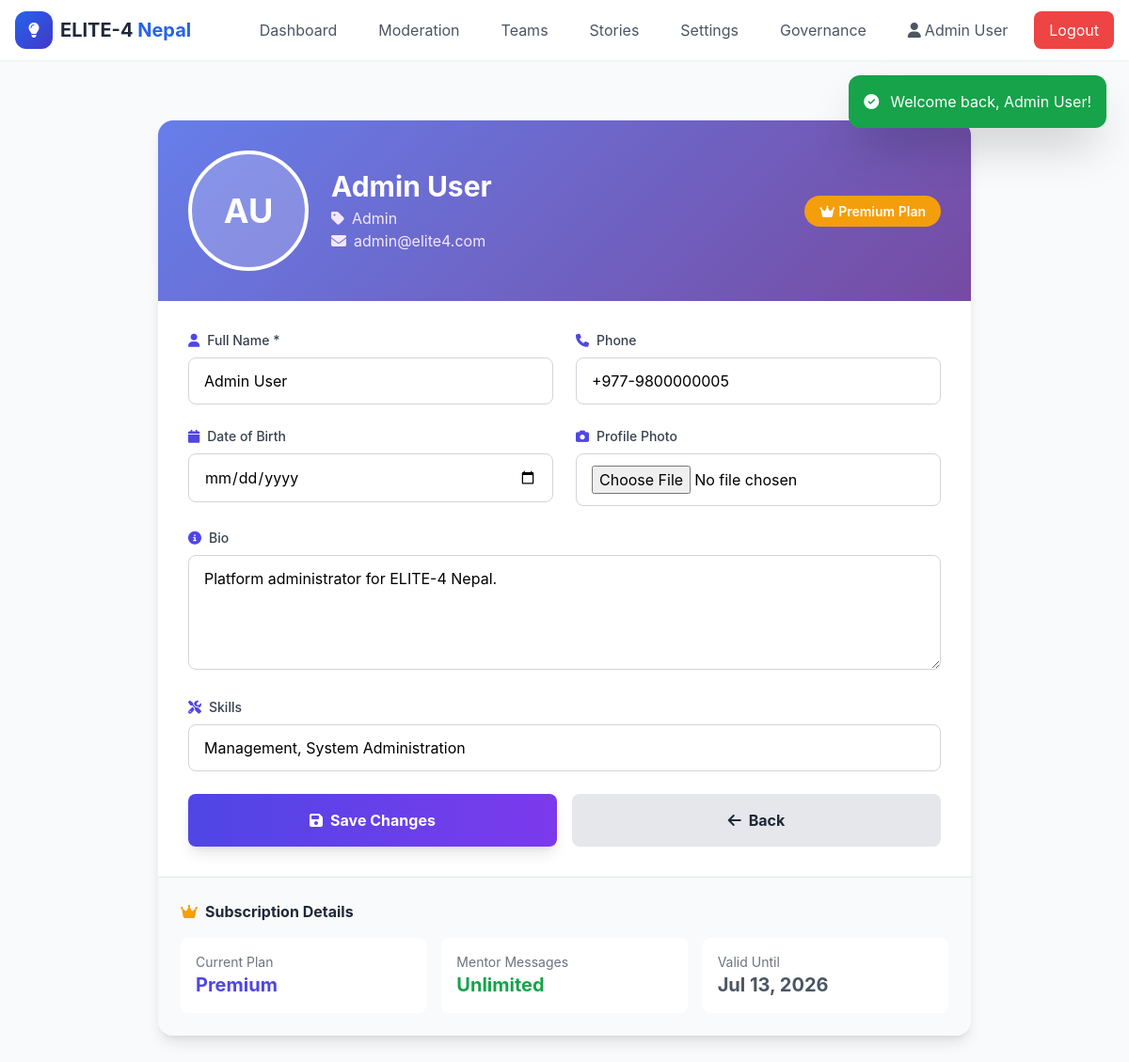
/profile.php (signed in), run on the app's committed database.
### tables this page shows
CREATE TABLE `users` (
  `id` INT AUTO_INCREMENT PRIMARY KEY,
  `name` VARCHAR(100) NOT NULL,
  `email` VARCHAR(100) UNIQUE NOT NULL,
  `phone` VARCHAR(20) DEFAULT NULL,
  `password` VARCHAR(255) NOT NULL,
  `role` ENUM('citizen', 'student', 'sponsor', 'mentor', 'admin', 'moderator') NOT NULL DEFAULT 'citizen',
  `bio` TEXT DEFAULT NULL,
  `skills` TEXT DEFAULT NULL,
  `profile_photo` VARCHAR(255) DEFAULT NULL,
  `date_of_birth` DATE DEFAULT NULL,
  `is_active` TINYINT(1) DEFAULT 1,
  `trust_score` INT DEFAULT 100,
  `projects_completed` INT DEFAULT 0,
  `created_at` TIMESTAMP DEFAULT CURRENT_TIMESTAMP,
  `updated_at` TIMESTAMP DEFAULT CURRENT_TIMESTAMP ON UPDATE CURRENT_TIMESTAMP
);

CREATE TABLE `user_subscriptions` (
  `id` INT AUTO_INCREMENT PRIMARY KEY,
  `user_id` INT NOT NULL,
  `plan` ENUM('free', 'plus', 'premium') NOT NULL DEFAULT 'free',
  `start_date` DATE NOT NULL,
  `end_date` DATE NOT NULL,
  `mentor_messages_used` INT DEFAULT 0,
  `mentor_messages_reset_at` DATE DEFAULT NULL,
  `status` ENUM('active', 'expired', 'cancelled') DEFAULT 'active',
  FOREIGN KEY (`user_id`) REFERENCES `users`(`id`) ON DELETE CASCADE
);

### profile.php (the view, shortened to what this page needs)
<?php
require_once 'config.php';
$user = getCurrentUser();
$sub = getUserSubscription($user['id']);
$user = getCurrentUser();
getHeader('Profile');
?>
<div class="max-w-4xl mx-auto px-4 py-8">
    <div class="bg-white rounded-2xl shadow-lg overflow-hidden">
        <div class="gradient-bg p-8 text-white">
            <div class="flex flex-col md:flex-row items-center gap-6">
                <div class="relative">
                    <?php if ($user['profile_photo'] && file_exists($user['profile_photo'])): ?>
                        <img src="<?= e($user['profile_photo']) ?>" class="w-32 h-32 rounded-full object-cover border-4 border-white">
                    <?php else: ?>
                        <div class="w-32 h-32 rounded-full bg-white/20 flex items-center justify-center border-4 border-white">
                            <span class="text-4xl font-bold"><?= getInitials($user['name']) ?></span>
                        </div>
                    <?php endif; ?>
                </div>
                <div class="text-center md:text-left">
                    <h1 class="text-3xl font-bold"><?= e($user['name']) ?></h1>
                    <p class="text-purple-100 mt-1">
                        <i class="fas fa-tag mr-2"></i><?= ucfirst(e($user['role'])) ?>
                    </p>
                    <p class="text-purple-100">
                        <i class="fas fa-envelope mr-2"></i><?= e($user['email']) ?>
                    </p>
                </div>
                <div class="md:ml-auto text-center">
                    <span class="px-4 py-2 rounded-full text-sm font-semibold <?= $sub['is_premium'] ? 'bg-amber-500' : ($sub['is_plus'] ? 'bg-purple-500' : 'bg-gray-500') ?>">
                        <i class="fas fa-crown mr-1"></i><?= ucfirst($sub['plan']) ?> Plan
                    </span>
                </div>
            </div>
        </div>
        <div class="p-8">
            <form method="POST" enctype="multipart/form-data" class="space-y-6">
                <div class="grid grid-cols-1 md:grid-cols-2 gap-6">
                    <div>
                        <label class="block text-sm font-medium text-gray-700 mb-2">
                            <i class="fas fa-user mr-2 text-primary"></i>Full Name *
                        </label>
                        <input type="text" name="name" required value="<?= e($user['name']) ?>"
                            class="w-full px-4 py-3 border border-gray-300 rounded-lg focus:ring-2 focus:ring-primary focus:border-primary transition-all">
                    </div>
                    <div>
                        <label class="block text-sm font-medium text-gray-700 mb-2">
                            <i class="fas fa-phone mr-2 text-primary"></i>Phone
                        </label>
                        <input type="text" name="phone" value="<?= e($user['phone'] ?? '') ?>"
                            class="w-full px-4 py-3 border border-gray-300 rounded-lg focus:ring-2 focus:ring-primary focus:border-primary transition-all">
                    </div>
                    <div>
                        <label class="block text-sm font-medium text-gray-700 mb-2">
                            <i class="fas fa-calendar mr-2 text-primary"></i>Date of Birth
                        </label>
                        <input type="date" name="dob" value="<?= e($user['date_of_birth'] ?? '') ?>"
                            class="w-full px-4 py-3 border border-gray-300 rounded-lg focus:ring-2 focus:ring-primary focus:border-primary transition-all">
                    </div>
                    <div>
                        <label class="block text-sm font-medium text-gray-700 mb-2">
                            <i class="fas fa-camera mr-2 text-primary"></i>Profile Photo
                        </label>
                        <input type="file" name="profile_photo" accept="image/*"
                            class="w-full px-4 py-3 border border-gray-300 rounded-lg focus:ring-2 focus:ring-primary focus:border-primary transition-all">
                    </div>
                </div>
                <div>
                    <label class="block text-sm font-medium text-gray-700 mb-2">
                        <i class="fas fa-info-circle mr-2 text-primary"></i>Bio
                    </label>
                    <textarea name="bio" rows="4"
                        class="w-full px-4 py-3 border border-gray-300 rounded-lg focus:ring-2 focus:ring-primary focus:border-primary transition-all"
                        placeholder="Tell us about yourself..."><?= e($user['bio'] ?? '') ?></textarea>
                </div>
                <div>
                    <label class="block text-sm font-medium text-gray-700 mb-2">
                        <i class="fas fa-tools mr-2 text-primary"></i>Skills
                    </label>
                    <input type="text" name="skills" value="<?= e($user['skills'] ?? '') ?>"
                        class="w-full px-4 py-3 border border-gray-300 rounded-lg focus:ring-2 focus:ring-primary focus:border-primary transition-all"
                        placeholder="e.g., Programming, Design, Research (comma separated)">
                </div>
                <div class="flex gap-4">
                    <button type="submit" class="flex-1 bg-gradient-to-r from-primary to-secondary hover:from-indigo-700 hover:to-purple-700 text-white font-bold py-4 rounded-lg transition-all transform hover:scale-[1.02] shadow-lg">
                        <i class="fas fa-save mr-2"></i>Save Changes
                    </button>
                    <a href="dashboard.php" class="flex-1 bg-gray-200 hover:bg-gray-300 text-gray-800 font-bold py-4 rounded-lg text-center transition-all">
                        <i class="fas fa-arrow-left mr-2"></i>Back
                    </a>
                </div>
            </form>
        </div>
        <div class="bg-gray-50 p-6 border-t">
            <h3 class="font-bold text-gray-800 mb-4"><i class="fas fa-crown mr-2 text-amber-500"></i>Subscription Details</h3>
            <div class="grid grid-cols-1 md:grid-cols-3 gap-4">
                <div class="bg-white p-4 rounded-lg">
                    <p class="text-sm text-gray-500">Current Plan</p>
                    <p class="text-xl font-bold text-primary"><?= ucfirst($sub['plan']) ?></p>
                </div>
                <div class="bg-white p-4 rounded-lg">
                    <p class="text-sm text-gray-500">Mentor Messages</p>
                    <p class="text-xl font-bold text-green-600">
                        <?php if ($sub['is_plus']): ?>
                            Unlimited
                        <?php else: ?>
                            <?= $sub['mentor_messages_limit'] - $sub['mentor_messages_used'] ?> / <?= $sub['mentor_messages_limit'] ?>
                        <?php endif; ?>
                    </p>
                </div>
                <div class="bg-white p-4 rounded-lg">
                    <p class="text-sm text-gray-500">Valid Until</p>
                    <p class="text-xl font-bold text-gray-600">
                        <?= isset($sub['end_date']) ? date('M j, Y', strtotime($sub['end_date'])) : 'N/A' ?>
                    </p>
                </div>
            </div>
        </div>
    </div>
</div>
<?php getFooter(); ?>

### config.php (shortened to what this page needs)
<?php
$conn = new mysqli(DB_HOST, DB_USER, DB_PASS, DB_NAME);
$conn->set_charset("utf8mb4");
function e($string) {
    return htmlspecialchars($string ?? '', ENT_QUOTES, 'UTF-8');
}
function getCurrentUser() {
    if (isset($_SESSION['user_id'])) {
        return getUserById($_SESSION['user_id']);
    }
    return null;
}
function getUserById($id) {
    global $conn;
    $stmt = $conn->prepare("SELECT * FROM users WHERE id = ? AND is_active = 1");
    $stmt->bind_param("i", $id);
    $stmt->execute();
    return ($r = $stmt->get_result()) ? $r->fetch_assoc() : null;
}
function getFlash() {
    if (isset($_SESSION['flash'])) {
        $flash = $_SESSION['flash'];
        return $flash;
    }
    return null;
}
function getInitials($name) {
    $words = explode(' ', $name ?? '');
    $initials = '';
    foreach (array_slice($words, 0, 2) as $word) {
        if (!empty($word)) {
            $initials .= strtoupper($word[0]);
        }
    }
    return $initials ?: '?';
}
function getUserSubscription($userId) {
    global $conn;
    $stmt = $conn->prepare("SELECT * FROM user_subscriptions WHERE user_id = ? AND status = 'active' ORDER BY end_date DESC LIMIT 1");
    $stmt->bind_param("i", $userId);
    $stmt->execute();
    $result = $stmt->get_result();
    $sub = $result->fetch_assoc();
    $plan = $sub['plan'];
    $resetDate = $sub['mentor_messages_reset_at'];
    return [
        'plan' => $plan,
        'mentor_messages_limit' => ($plan === 'free') ? 3 : PHP_INT_MAX,
        'mentor_messages_used' => $sub['mentor_messages_used'],
        'is_plus' => ($plan === 'plus' || $plan === 'premium'),
        'is_premium' => ($plan === 'premium'),
        'start_date' => $sub['start_date'],
        'end_date' => $sub['end_date']
    ];
}
function getHeader($title = 'ELITE-4 Nepal') {
    $user = getCurrentUser();
    $roleNav = '';
    if ($user) {
        $name = e($user['name']);
        $role = $user['role'];
        $navItems = [];
        switch ($role) {
            case 'admin': $navItems = [['admin_dashboard.php','Dashboard'],['admin_chat_moderation.php','Moderation'],['admin_teams.php','Teams'],['admin_success_stories.php','Stories'],['admin_commission.php','Settings'],['governance.php','Governance']]; break;
        }
        $desktopNav = ''; $mobileNavItems = '';
        foreach ($navItems as $item) {
            $desktopNav .= '<a href="'.$item[0].'" class="px-4 py-2 text-gray-600 hover:bg-gray-100 rounded-lg">'.$item[1].'</a>';
        }
        $roleNav = $desktopNav.'<a href="profile.php" class="px-4 py-2 text-gray-600 hover:bg-gray-100 rounded-lg"><i class="fas fa-user mr-1"></i>'.$name.'</a><a href="logout.php" class="px-4 py-2 bg-red-500 text-white rounded-lg hover:bg-red-600">Logout</a>';
    }
    $flash = getFlash();
    $flashHtml = '';
    if ($flash) { $bg = $flash['type']==='success'?'bg-green-600':'bg-red-600'; $ic = $flash['type']==='success'?'check-circle':'exclamation-circle'; $flashHtml = '<div id="flashMsg" class="fixed top-20 right-6 z-50 p-4 rounded-xl shadow-2xl '.$bg.' text-white max-w-sm"><div class="flex items-center gap-3"><i class="fas fa-'.$ic.'"></i><span>'.e($flash['message']).'</span></div></div>'; }
?><!DOCTYPE html><html lang="en"><head><script src="https://cdn.tailwindcss.com"></script><link rel="stylesheet" href="https://cdnjs.cloudflare.com/ajax/libs/font-awesome/6.5.1/css/all.min.css"></head><body class="bg-gray-50"><nav class="bg-white shadow-sm sticky top-0 z-50"><div class="max-w-7xl mx-auto px-4"><div class="flex justify-between items-center h-16"><div class="flex items-center space-x-3"><a href="index.php" class="flex items-center space-x-2"><div class="w-10 h-10 bg-gradient-to-br from-blue-600 to-indigo-700 rounded-xl flex items-center justify-center"><i class="fas fa-lightbulb text-white"></i></div><span class="font-bold text-xl text-gray-800">ELITE-4 <span class="text-blue-600">Nepal</span></span></a></div><div class="hidden md:flex items-center space-x-3"><?=$roleNav?></div></div></div></nav><?= $flashHtml ?><div class="max-w-7xl mx-auto px-4 py-8"><?php
}
function getFooter() {
    echo '</div></body></html>';
}
?>

### config.php (style rules this page uses)
body { font-family:'Inter',sans-serif }
.gradient-bg { background:linear-gradient(135deg,#667eea,#764ba2) }

### data on the page
users: name "Admin User", name "AU", role "Admin", email "admin@elite4.com", phone "+977-9800000005", bio "Platform administrator for ELITE-4 Nepal.", skills "Management, System Administration"
user_subscriptions: plan "Premium", end_date "Jul 13, 2026"

### other printed values
$item[1] "Dashboard Moderation Teams Stories Settings Governance"
$flash['message'] "Welcome back, Admin User!"
